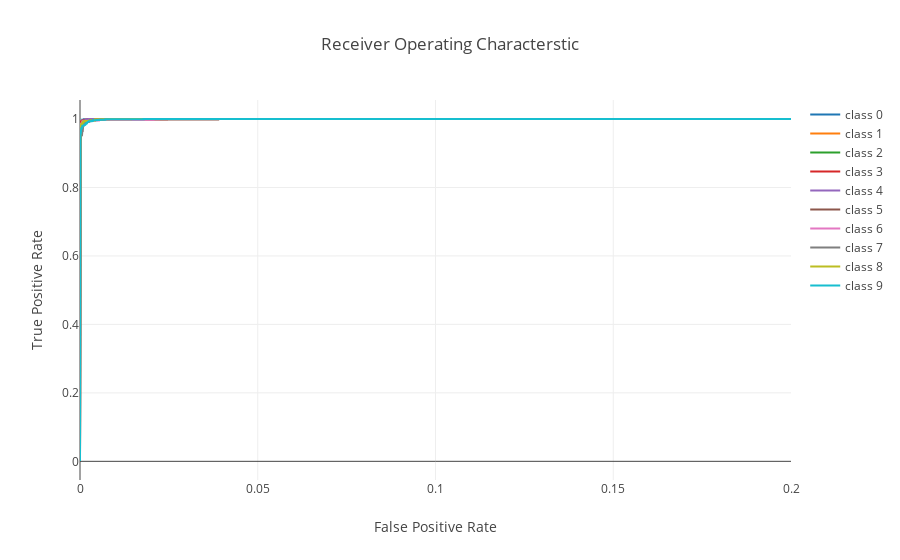

Here is the notebook cell this chart was saved with:
### Code cell
import plotly.graph_objs as go
import plotly.offline as py
data = []
for key, grp in stats.groupby(['class']):
    trace = go.Scatter(x = grp.fpr,
                       y = grp.tpr,
                       name = 'class %d' % key)
    data.append(trace)
# Edit the layout
layout = dict(title = 'Receiver Operating Characterstic',
              xaxis = dict(title = 'False Positive Rate',
                           range = [0, 0.2]),
              yaxis = dict(title = 'True Positive Rate'))

fig = dict(data=data, layout=layout)
py.iplot(fig, filename='styled-line')

### Figure 1 — Plotly figure (JSON) as saved in the notebook; plotly's stock layout.template omitted (floating-point values rounded to 4 significant figures; data arrays with more than 128 entries replaced by an {"elided": "..."} marker saying what was removed)
{"data": [{"name": "class 0", "type": "scatter", "uid": "2d9d32", "x": {"elided": "177 float values"}, "y": {"elided": "177 float values"}}, {"name": "class 1", "type": "scatter", "uid": "5b71c1", "x": {"elided": "286 float values"}, "y": {"elided": "286 float values"}}, {"name": "class 2", "type": "scatter", "uid": "c6f480", "x": {"elided": "189 float values"}, "y": {"elided": "189 float values"}}, {"name": "class 3", "type": "scatter", "uid": "112149", "x": {"elided": "177 float values"}, "y": {"elided": "177 float values"}}, {"name": "class 4", "type": "scatter", "uid": "30498d", "x": {"elided": "147 float values"}, "y": {"elided": "147 float values"}}, {"name": "class 5", "type": "scatter", "uid": "4a719f", "x": {"elided": "176 float values"}, "y": {"elided": "176 float values"}}, {"name": "class 6", "type": "scatter", "uid": "f0facd", "x": {"elided": "179 float values"}, "y": {"elided": "179 float values"}}, {"name": "class 7", "type": "scatter", "uid": "120fd7", "x": {"elided": "222 float values"}, "y": {"elided": "222 float values"}}, {"name": "class 8", "type": "scatter", "uid": "210ec4", "x": {"elided": "148 float values"}, "y": {"elided": "148 float values"}}, {"name": "class 9", "type": "scatter", "uid": "a6f3bc", "x": {"elided": "197 float values"}, "y": {"elided": "197 float values"}}], "layout": {"autosize": true, "title": "Receiver Operating Characterstic", "xaxis": {"range": [0, 0.2], "title": "False Positive Rate", "type": "linear"}, "yaxis": {"autorange": true, "range": [-0.05453, 1.056], "title": "True Positive Rate", "type": "linear"}}}
